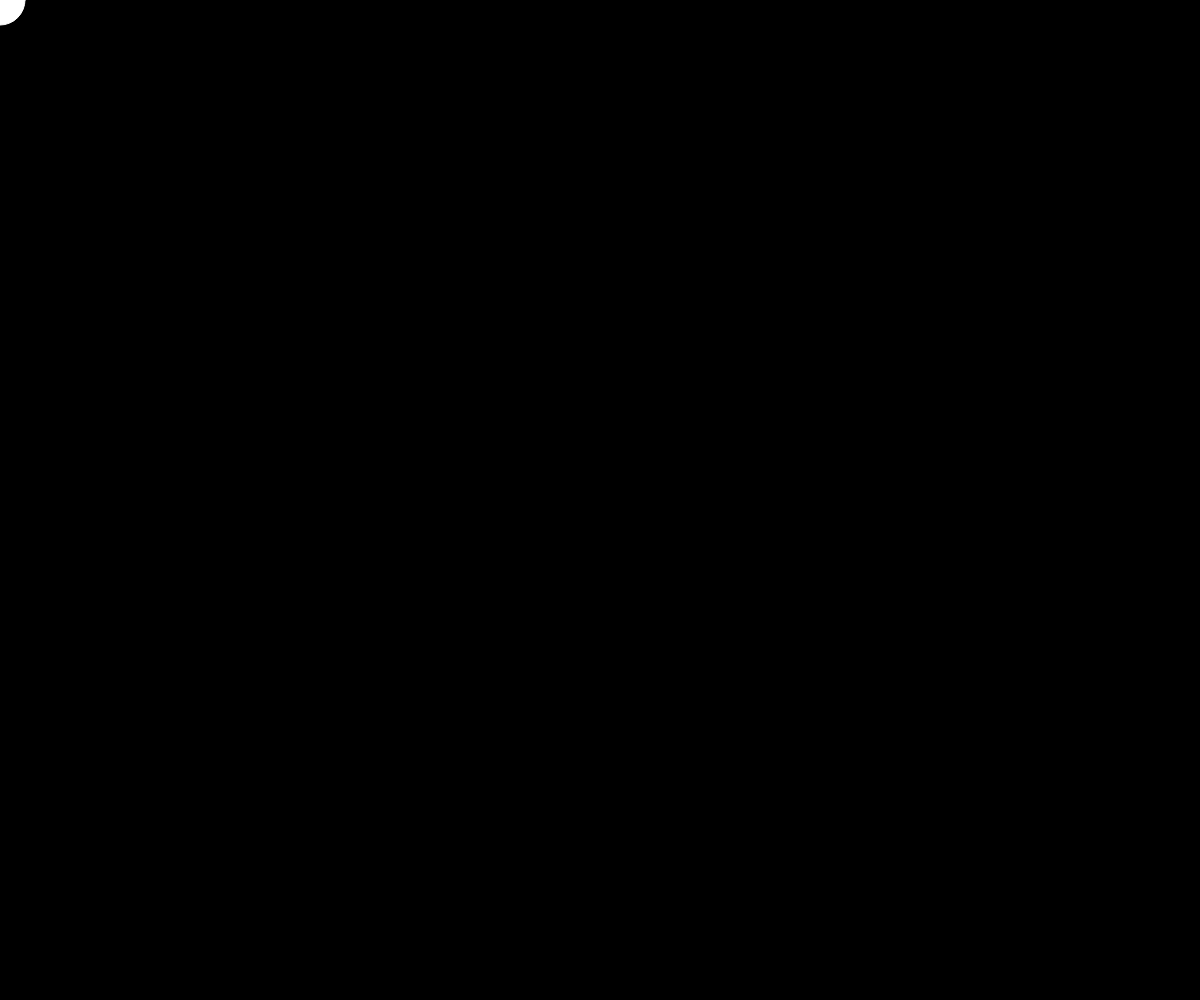
Frame 1 (no input)
Frame 60 (no input): identical to frame 1, image omitted
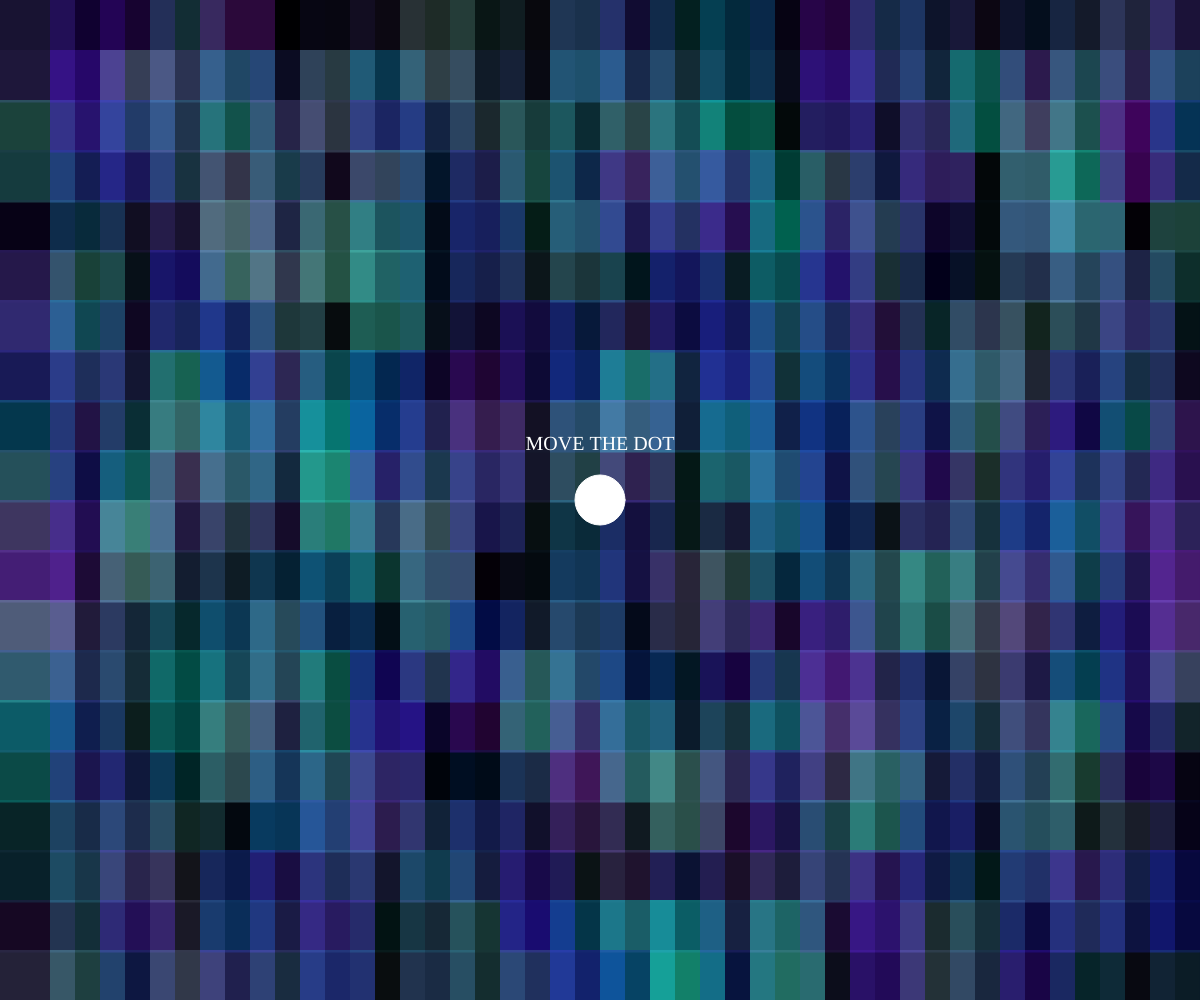
Frame 120 (the mouse pressed at the canvas centre since frame 60)

The p5.js sketch that drew these frames (run headless with seeded random() and noise() and a simulated clock; from frame 60 on, the mouse is pressed at the canvas centre):

// p5.js sketch
// ── sketch.js
//DICHIARO VARIABILI X E Y
let x = 0;
let y = 0;

function setup() {
  createCanvas(windowWidth, windowHeight)
  noCursor();
}

function draw() {
  background(0)


//CICLO PER CREAZIONE RETTANGOLI
  for (let a = 0; a < windowWidth; a += 50) {
  for (let b = 0; b < windowHeight + 50; b += 50) {

//VARIABILI PER USARE IL MOVIMENTO DEL MOUSE
      let c = map(mouseX, 0, width, 0, 150);
      let d = map(mouseY, 0, height, 50, 255);
      noStroke()
      if (mouseY < height / 2) {
        fill(255, random(d), random(255), random(100))
      } else {
        fill(random(d), random(255), 200, random(100))
      }
      rect(a, b, c, d-50)
    }
  }

//CREAZIONE CERCHIO E SCRITTA COME CURSORE

  x = lerp(x, mouseX, 0.4);
  y = lerp(y, mouseY, 0.4);

  fill(255);
  stroke(255);
  ellipse(x, y, 50);

  fill(255)
  noStroke()
  textFont('Impact');
  textSize(20);
  textAlign(CENTER);
  text('MOVE THE DOT', x, y - 50);

}

//RIDIMENSIONARE FINESTRA

function windowResized() {
  resizeCanvas(windowWidth, windowHeight)
}
